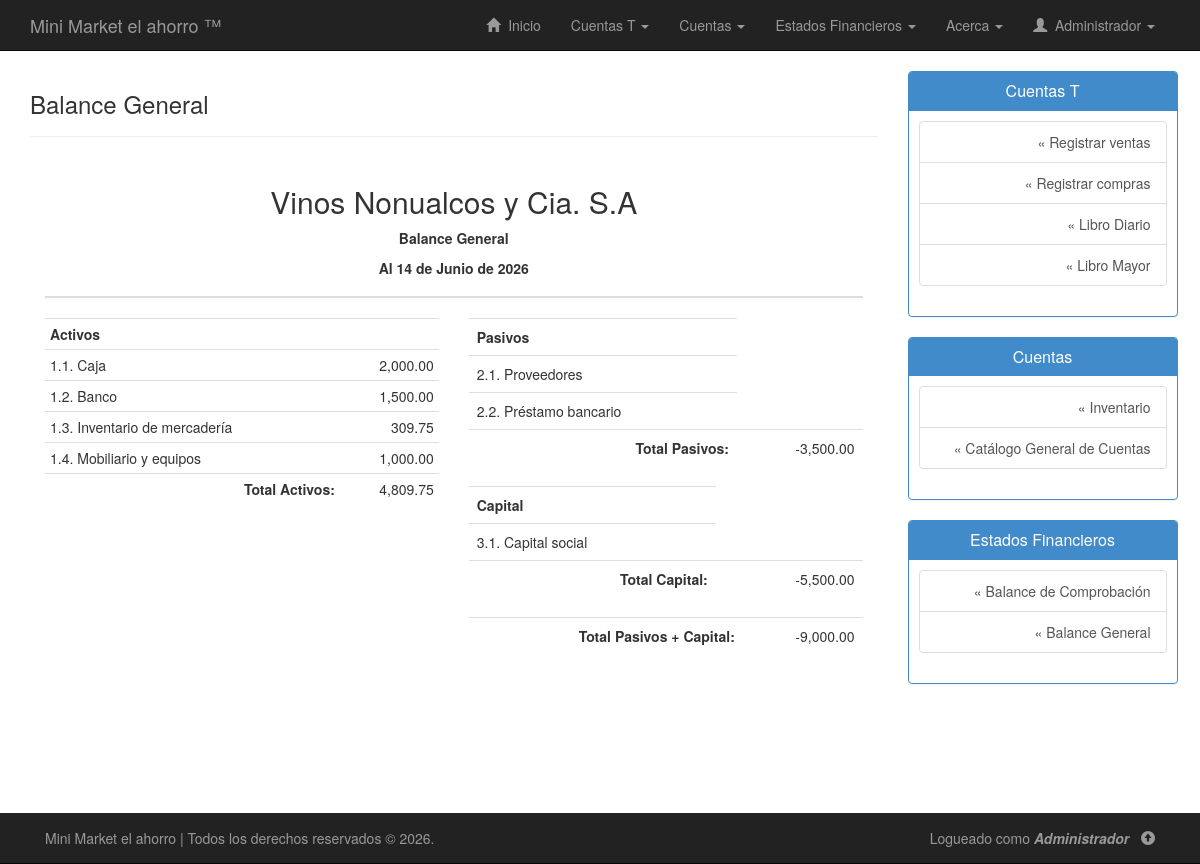
The app's page /php/balance-general.php (signed in), older data.
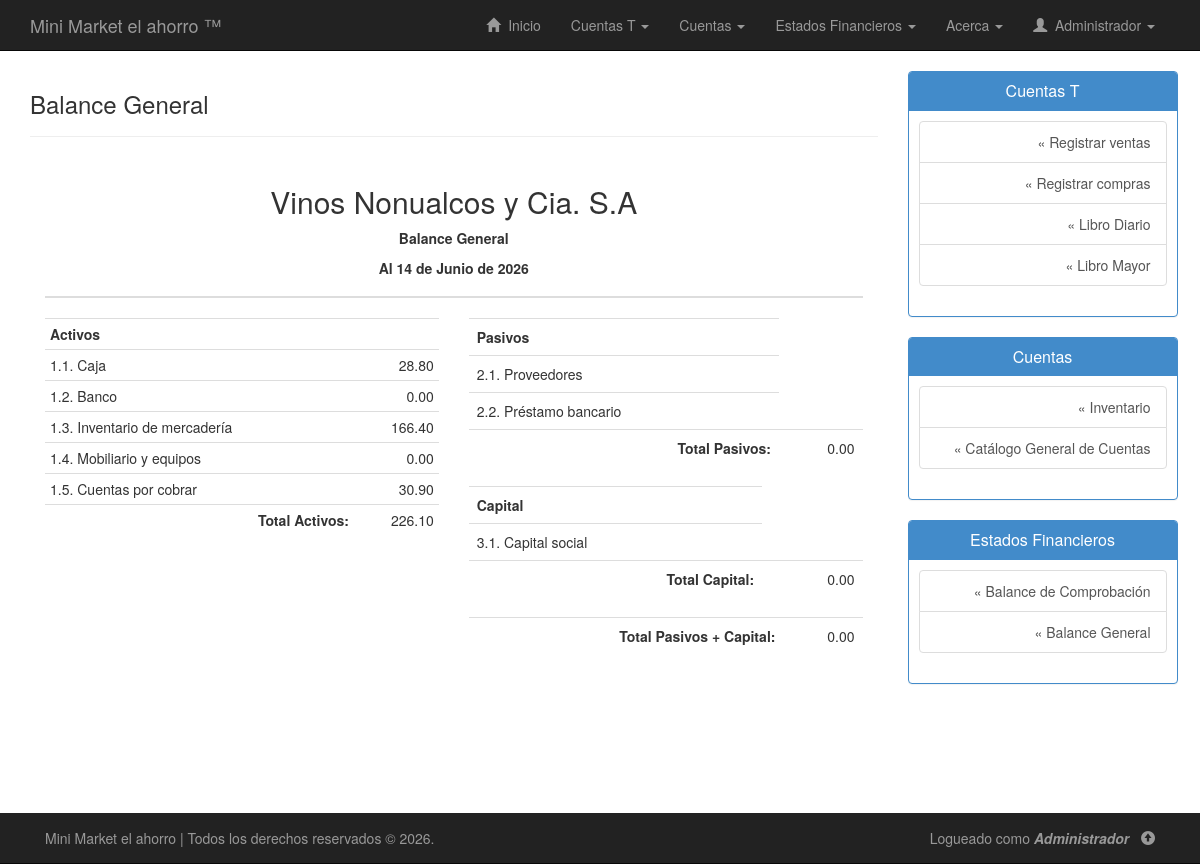
The same page, newer data.
### tables this page shows
CREATE TABLE `cuentas` (
  `codigo_cuenta` varchar(20) NOT NULL,
  `subgrupo` varchar(20) DEFAULT NULL,
  `nombre_cuenta` varchar(50) NOT NULL,
  `tiene_subcuenta` enum('Si','No') NOT NULL,
  `descripcion_cuenta` varchar(255) DEFAULT NULL,
  `saldo_debe` double NOT NULL,
  `saldo_haber` double NOT NULL
);

### php/balance-general.php (the view, shortened to what the changed rows need)
<!DOCTYPE html>
<html lang="es">
<head>
	<link rel="stylesheet" type="text/css" href="../css/bootstrap.min.css"/>
	<link rel="stylesheet" type="text/css" href="../css/estilos.css"/>
</head>
<body>
	<div class="container" id="contenido">
		<div class="row row-offcanvas row-offcanvas-right">
			<div class="col-xs-12 col-sm-9">
				<div class="container">
					<div class="row">
						<div class="col-lg-12">
							<table class="table ">
								<thead>
									<tr>
										<th colspan="4">
											<h2 class="text-center">Vinos Nonualcos y Cia. S.A</h2>
											<p align="center">
												<strong>Balance General</strong>
											</p>
											<p align="center">
											</p>
										</th>
									</tr>
								</thead>
							</table>
						</div>
						<div class="container">
							<div class="row">
								<div class="col-lg-6">
									<div>
										<div class="row">
											<div class="col-lg-12">
												<table class="table table-condensed table-hover ">
													<tr>
														<th colspan="2">Activos</th>
													</tr>
													<?php
													include_once("conexion.php");
													$sql = "SELECT * FROM cuentas WHERE codigo_cuenta LIKE '1%'";
													$ejecutar = $conexion->query($sql);
													while($acts = $ejecutar->fetch_assoc()){
														echo "<tr colspan='2'>";
														echo "<td >".$acts["codigo_cuenta"].". ".utf8_encode($acts["nombre_cuenta"])."</td>";
														echo "<td class='text-right'>".number_format($acts["saldo_debe"]-$acts["saldo_haber"],2)."</td>";
														echo "</tr>";
													}
													$consulta = "SELECT SUM((saldo_debe-saldo_haber)) total FROM cuentas WHERE codigo_cuenta LIKE '1%'";
													$ejecutar_consulta = $conexion->query($consulta);
													if($ejecutar_consulta->num_rows > 0){
														while ($regs = $ejecutar_consulta->fetch_assoc()) {
															echo "<tr>";
															echo "<td class='text-right'><strong>Total Activos:</strong></td>";
															echo "<td align='right'>".number_format($regs["total"],2)."</td>";
															echo "</tr>";
														}
													}
													?>
												</table>
											</div>
										</div>
									</div>
								</div>
								<div class="col-lg-6">
									<div>
										<div class="row">
											<div class="col-lg-12">
												<table class="table ">
													<tr>
														<th>Pasivos</th>
													</tr>
													<?php
													$sql = "SELECT * FROM cuentas WHERE codigo_cuenta LIKE '2%'";
													$ejecutar = $conexion->query($sql);
													while($acts = $ejecutar->fetch_assoc()){
														echo "<tr>";
														echo "<td>".$acts["codigo_cuenta"].". ".utf8_encode($acts["nombre_cuenta"])."</td>";
														echo "</tr>";
													}
													$consulta = "SELECT SUM((saldo_debe-saldo_haber)) total FROM cuentas WHERE codigo_cuenta LIKE '2%'";
													$ejecutar_consulta = $conexion->query($consulta);
													if($ejecutar_consulta->num_rows > 0){
														while ($regs = $ejecutar_consulta->fetch_assoc()) {
															$total_pasivos = $regs["total"];
															echo "<tr>";
															echo "<td class='text-right'><strong>Total Pasivos:</strong></td>";
															echo "<td align='right'>".number_format($regs["total"],2)."</td>";
															echo "</tr>";
														}
													}
													?>
												</table>
											</div>
										</div>
										<div class="row">
											<div class="col-lg-12">
												<table class="table">
													<tr>
														<th>Capital</th>
													</tr>
													<?php
													$sql = "SELECT * FROM cuentas WHERE codigo_cuenta LIKE '3%'";
													$ejecutar = $conexion->query($sql);
													while($acts = $ejecutar->fetch_assoc()){
														echo "<tr>";
														echo "<td>".$acts["codigo_cuenta"].". ".utf8_encode($acts["nombre_cuenta"])."</td>";
														echo "</tr>";
													}
													$consulta = "SELECT SUM((saldo_debe-saldo_haber)) total FROM cuentas WHERE codigo_cuenta LIKE '3%'";
													$ejecutar_consulta = $conexion->query($consulta);
													if($ejecutar_consulta->num_rows > 0){
														while ($regs = $ejecutar_consulta->fetch_assoc()) {
															$total_capital = $regs["total"];
															echo "<tr>";
															echo "<td class='text-right'><strong>Total Capital:</strong></td>";
															echo "<td align='right'>".number_format($regs["total"],2)."</td>";
															echo "</tr>";
														}
													}
													?>
												</table>
											</div>
										</div>
										<div class="row">
											<div class="col-lg-12">
												<table class="table">
													<?php
															echo "<tr>";
															echo "<td class='text-right'><strong>Total Pasivos + Capital:</strong></td>";
															echo "<td align='right'>".number_format($total_pasivos+$total_capital,2)."</td>";
															echo "</tr>";
													?>
												</table>
											</div>
										</div>
									</div>
								</div>
							</div>
						</div>
					</div>
				</div>
			</div>
		</div>
	</div>
</body>
</html>

Row changes from the older to the newer data that the page shows:
changed cuentas "Caja": $acts["saldo_debe"]-$acts["saldo_haber"] "2,000.00" → "28.80"
changed cuentas "Banco": $acts["saldo_debe"]-$acts["saldo_haber"] "1,500.00" → "0.00"
changed cuentas "Inventario de mercadería": $acts["saldo_debe"]-$acts["saldo_haber"] "309.75" → "166.40"
changed cuentas "Mobiliario y equipos": $acts["saldo_debe"]-$acts["saldo_haber"] "1,000.00" → "0.00"
added cuentas: codigo_cuenta "1.5", nombre_cuenta "Cuentas por cobrar", $acts["saldo_debe"]-$acts["saldo_haber"] "30.90", shown under "Vinos Nonualcos y Cia. S.A"
Text that changed along with them:
$total_pasivos+$total_capital: "-9,000.00" → "0.00"
new list line: "Total Activos: 226.10"
new list line: "Total Pasivos: 0.00"
new list line: "Total Capital: 0.00"
list line gone: "Total Activos: 4,809.75"
list line gone: "Total Pasivos: -3,500.00"
list line gone: "Total Capital: -5,500.00"
